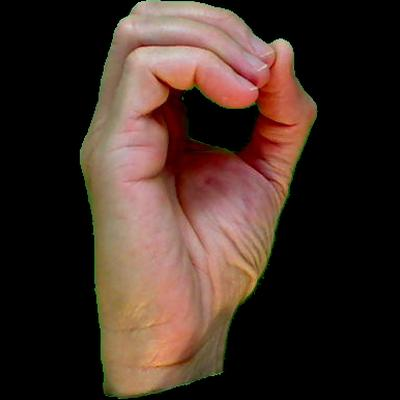
#> input picture gestures_2/0/hand1_0_bot_seg_2_cropped.jpeg, 400 x 400 px; its folder holds only this picture in this run
$ python create_database.py
#> lines starting #> are read from the running program, lines starting #| are printed output that depends on the picture
import sqlite3, os, pickle
from glob import glob
import cv2

def init_create_folder_database():
	# create the folder and database if not exist
	if not os.path.exists("gestures"):
		os.mkdir("gestures")
	if not os.path.exists("gesture_db.db"):
		conn = sqlite3.connect("gesture_db.db")
		create_table_cmd = "CREATE TABLE gesture ( g_id INTEGER NOT NULL PRIMARY KEY AUTOINCREMENT UNIQUE, g_name TEXT NOT NULL )"
		conn.execute(create_table_cmd)
		conn.commit()

def create_folder(folder_name):
	if not os.path.exists(folder_name):
		os.mkdir(folder_name)

def store_in_db(g_id, g_name):
	conn = sqlite3.connect("gesture_db.db")
	cmd = "INSERT INTO gesture (g_id, g_name) VALUES (%s, \'%s\')" % (g_id, g_name)
	conn.execute(cmd)
	conn.commit()

def get_hand_hist():
	with open("hist", "rb") as f:
		hist = pickle.load(f)
	return hist

def image_preprocess(i):
#> called with i = 0
	images = glob(f'gestures_2/{i}/*.jpeg')
	pic_no = 0
	create_folder("gestures/" + str(i))
	for image in images:
		img = cv2.imread(image, 0)
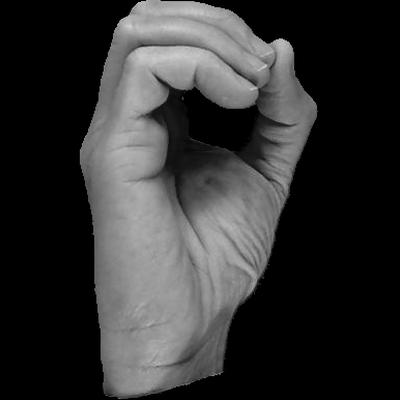
#> img: shape (400, 400); min 0, max 210, mean 50.1
		img = cv2.flip(img, 1)
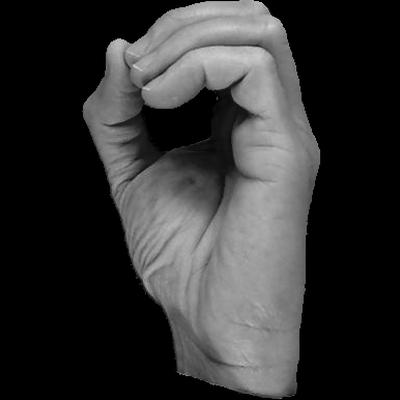
#> img: shape (400, 400); min 0, max 210, mean 50.1
		#imgHSV = cv2.cvtColor(img, cv2.COLOR_BGR2HSV)
		imgHSV = img
		hist = get_hand_hist()
		dst = cv2.calcBackProject([imgHSV], [0, 1], hist, [0, 180, 0, 256], 1)
		disc = cv2.getStructuringElement(cv2.MORPH_ELLIPSE, (10, 10))
		cv2.filter2D(dst, -1, disc, dst)
		blur = cv2.GaussianBlur(dst, (11, 11), 0)
		blur = cv2.medianBlur(blur, 15)
		thresh = cv2.threshold(blur, 0, 255, cv2.THRESH_BINARY + cv2.THRESH_OTSU)[1]
		thresh = cv2.merge((thresh, thresh, thresh))
		thresh = cv2.cvtColor(thresh, cv2.COLOR_BGR2GRAY)
		thresh = cv2.bitwise_not(thresh)
		cv2.imwrite("gestures/" + str(i) + "/" + str(pic_no) + ".jpeg", thresh)
		pic_no += 1

init_create_folder_database()
for i in range(10):
#> (the run stopped early here; a loop or call above may not have finished)
